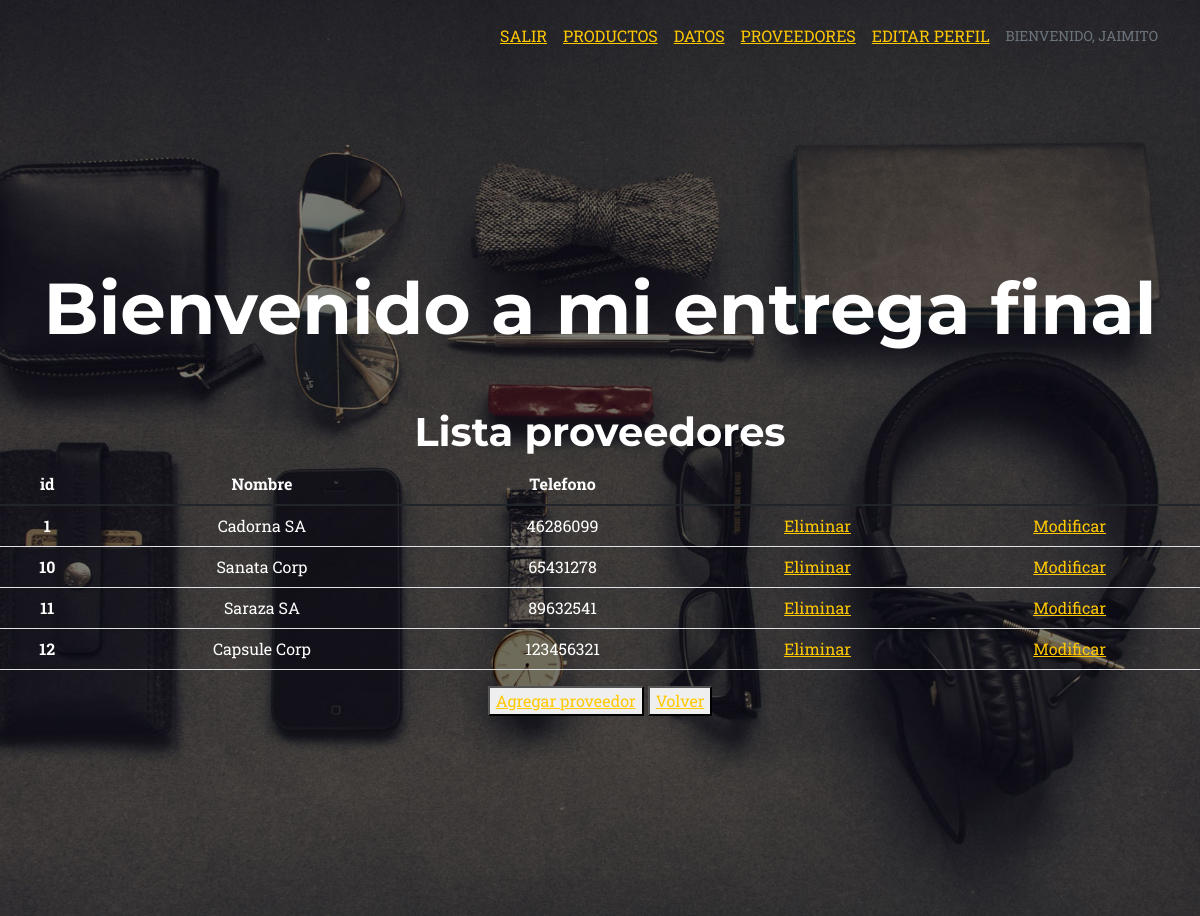
Page /app_negocio/proveedores (signed in) on the committed database.
### app_negocio/models.py (models this page shows, shortened)
class Proveedores(models.Model):
    nombre = models.CharField(max_length=40)
    telefono = models.IntegerField()

### app_negocio/views.py (the view)
# urls.py: path("proveedores" , views.proveedores, name="proveedores"),
@login_required
def proveedores(request):
    proveedores = Proveedores.objects.all()
    return render( request , "proveedores.html", {"proveedores" : proveedores})

### app_negocio/template/proveedores.html
{% extends "padre.html" %}
{%  load static %}
{% block contenido %}
<h1 style="color:white" text-align="center">Lista proveedores</h1>
    <table class="table">
        <thead>
          <tr>
            <th scope="col" style="color: white">id</th>
            <th scope="col" style="color: white">Nombre</th>
            <th scope="col" style="color: white">Telefono</th>
          </tr>
        </thead>
        <tbody>
            {% for n in proveedores %}
            <tr>
                <th scope="row" style="color: white">{{n.id}}</th>
                <td style="color: white">{{n.nombre}}</td>
                <td style="color: white">{{n.telefono}}</td>
                <td><a href="{% url 'elimina_proveedores' n.id %}">Eliminar</a></td>
                <td><a href="{% url 'modificar_proveedores' n.id %}">Modificar</a></td>
            </tr>
            {% endfor %}
        </tbody>
      </table>
      <button>
        <a href="alta_proveedores">Agregar proveedor</a>
      </button>
      <button>
        <a href="{% url 'inicio' %}">Volver</a>
      </button>
{% endblock %}

### app_negocio/template/padre.html (shortened to what this page needs)
<!DOCTYPE html>
<html lang="en">
    <head>
        {% load static %}
        <link href="{% static 'app_negocio/css/styles.css' %}" rel="stylesheet" />
    </head>
    <body id="page-top">
        <nav class="navbar navbar-expand-lg navbar-dark fixed-top" id="mainNav">
            <div class="container">
                <div class="collapse navbar-collapse" id="navbarResponsive">
                    <ul class="navbar-nav text-uppercase ms-auto py-4 py-lg-0">
                        {%if request.user.is_authenticated %}
                        <li class="nav-item"><a class="" href="{% url 'Logout' %}">Salir</a></li>
                        {% endif %}
                        {%if request.user.is_authenticated %}
                        <li class="nav-item"><a class="" href="{% url 'productos' %}">Productos</a></li>
                        {% endif %}
                        {%if request.user.is_authenticated %}
                        <li class="nav-item"><a class="" href="{% url 'datos' %}">Datos</a></li>
                        {% endif %}
                        {%if request.user.is_authenticated %}
                        <li class="nav-item"><a class="" href="{% url 'proveedores' %}">Proveedores</a></li>
                        {% endif %}
                        {%if request.user.is_authenticated %}
                        <li class="nav-item"><a class="" href="{% url 'editar_perfil' %}">Editar Perfil</a></li>
                        {% endif %}
                        {%if request.user.is_authenticated %}
                        <p class="text-muted small mb-4">Bienvenido, {{user.username}}</p>
                        {% endif %}
                    </ul>
                </div>
            </div>
        </nav>
        <header class="masthead">
            <div class="container">
                <div class="masthead-heading">Bienvenido a mi entrega final</div>
           </div>
        {% block contenido %}
        {% endblock %}
        </header>
    </body>
</html>

### rows in the picture
Proveedores: id "1", nombre "Cadorna SA", telefono "46286099"
Proveedores: id "10", nombre "Sanata Corp", telefono "65431278"
Proveedores: id "11", nombre "Saraza SA", telefono "89632541"
Proveedores: id "12", nombre "Capsule Corp", telefono "123456321"

### other values in the picture
{{ user.username }} "JAIMITO"
